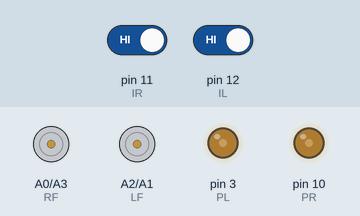
The sketch below on a simulated Arduino Uno, built with avr-gcc and run on an emulated ATmega328P. On the bench: motor-driver pin pairs drawn as motors (green arrow = first pin HIGH = forward, orange = second pin HIGH = backward, longer = more drive), output pins drawn as LEDs (lit = HIGH). Inputs (shaded band) come from the test bench; at power-on: pin 11 (IR) HIGH, pin 12 (IL) HIGH.

Above: at 1.2 s.
1.3 s: pin 11 (IR) driven LOW
At 1.7 s:
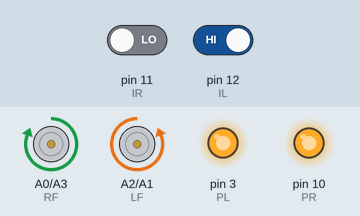
2.8 s: pin 12 (IL) driven LOW
At 4.0 s:
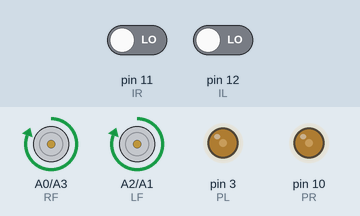
4.3 s: pin 11 (IR) driven HIGH
At 5.3 s:
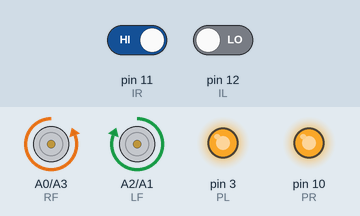
5.8 s: pin 12 (IL) driven HIGH
At 6.5 s:
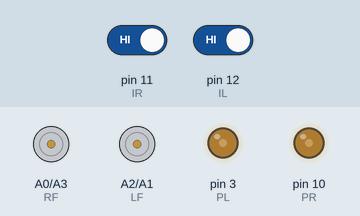
Timing chart, 0 to 8.3 s (numbered marks = the images above; inputs shaded):
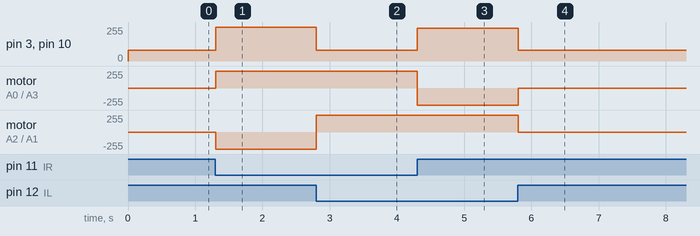

Measured:
- after the input at 1.3 s, pin 3 (PL), pin 10 (PR): 80/255 → 255/255 at once; motor on A0 (RF) / A3 (RB): stopped → forward 255/255 at once; motor on A2 (LF) / A1 (LB): stopped → backward 255/255 at once
- after the input at 2.8 s, pin 3 (PL), pin 10 (PR): 255/255 → 80/255 at once; motor on A2 (LF) / A1 (LB): backward 255/255 → forward 255/255 at once
- after the input at 4.3 s, pin 3 (PL), pin 10 (PR): 80/255 → 245/255 at once; motor on A0 (RF) / A3 (RB): forward 255/255 → backward 255/255 at once
- after the input at 5.8 s, pin 3 (PL), pin 10 (PR): 245/255 → 80/255 at once; motor on A0 (RF) / A3 (RB): backward 255/255 → stopped at once; motor on A2 (LF) / A1 (LB): forward 255/255 → stopped at once

The sketch:

Infrared_sensor.ino
```cpp
int LB = A1;
int LF = A2;
int RB = A3;
int RF = A0;
int IR = 11;//right IR sensor
int IL = 12;//left IR sensor
int PL = 3;//Right pwm
int PR = 10;//Left pwm


void setup() {
  // set up the LCD's number of columns and rows:
  Serial.begin(9600);
  pinMode(LB, OUTPUT);
  pinMode(LF, OUTPUT);
  pinMode(RB, OUTPUT);
  pinMode(RF, OUTPUT);
  pinMode(IR, INPUT);
  pinMode(IL, INPUT);
  pinMode(PR, OUTPUT);
  pinMode(PL, OUTPUT);
}


void loop(){
  if (digitalRead(IR)==0 and digitalRead(IL)==0){//move forward
    analogWrite(PR,80);
    analogWrite(PL,80);
    digitalWrite(LB,LOW);
    digitalWrite(LF,HIGH);
    digitalWrite(RB,LOW);
    digitalWrite(RF,HIGH);
    delay(50);
  }
  if (digitalRead(IR)==0 and digitalRead(IL)==1){//turn rght
    analogWrite(PR,255);
    analogWrite(PL,255);
    digitalWrite(RF,HIGH);
    digitalWrite(RB,LOW);
    digitalWrite(LF,LOW);
    digitalWrite(LB,HIGH);
    delay(50);
  }
  if (digitalRead(IR)==1 and digitalRead(IL)==0){//turn left
    analogWrite(PR,245);
    analogWrite(PL,245);
    digitalWrite(LB,LOW);
    digitalWrite(LF,HIGH);
    digitalWrite(RB,HIGH);
    digitalWrite(RF,LOW);
    delay(50);
  }
  if (digitalRead(IR)==1 and digitalRead(IL)==1){//stop
    analogWrite(PR,80);
    analogWrite(PL,80);
    digitalWrite(LB,LOW);
    digitalWrite(LF,LOW);
    digitalWrite(RB,LOW);
    digitalWrite(RF,LOW);
    delay(50);
  }
}
```
